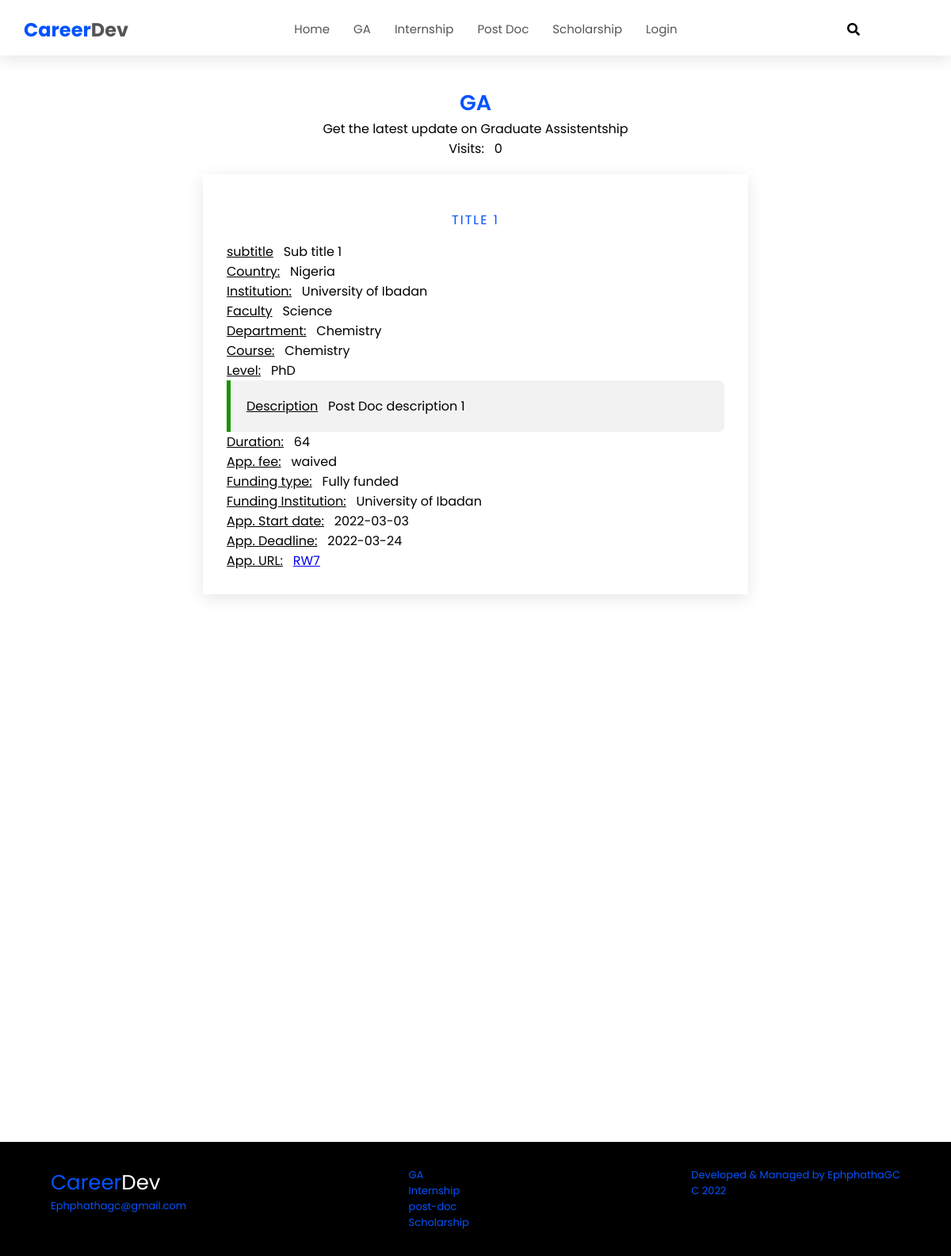
Screenshot of /graduateasst/details/1 with the database file from the repository.
### careerdev_package/models.py (models this page shows, shortened)
class PostModel(db.Model):
    id = db.Column(db.Integer, primary_key=True)
    user_id = db.Column(db.Integer, db.ForeignKey('user.id'))
    ga = db.Column(db.Text, nullable=False)
    title = db.Column(db.Text, nullable=False)
    subtitle = db.Column(db.Text, nullable=True)
    country = db.Column(db.Text, nullable=False)
    institution = db.Column(db.Text, nullable=False)
    faculty = db.Column(db.Text, nullable=False)
    department = db.Column(db.Text, nullable=True)
    course = db.Column(db.Text, nullable=True)
    level = db.Column(db.Text, nullable=True)
    description = db.Column(db.Text, nullable=False)
    duration = db.Column(db.Text, nullable=False)
    appfee = db.Column(db.Text, nullable=False)
    fund_type = db.Column(db.Text, nullable=False)
    fund_inst = db.Column(db.Text, nullable=False)
    app_url = db.Column(db.Text, nullable=False)
    app_short_url = db.Column(db.String(3), nullable=False)
    post_cat = db.Column(db.Text, nullable=False)
    app_sd =  db.Column(db.Text, nullable=False)
    app_ed =  db.Column(db.Text, nullable=False)
    visits = db.Column(db.Integer, default=0)
    date_created = db.Column(db.DateTime, default=datetime.now())
    date_updated = db.Column(db.DateTime, onupdate=datetime.now())

### careerdev_package/ga_ast.py (the view)
@ga_ast.get("/graduateasst/details/<id>")
def getSchPage(id):
    int_id = int(id)
    rpt1= int_id+1
    rpt2 = int_id+2
    rpt3 = int_id+3
    rpt4 = int_id+4
    rpt5 = int_id+5
    rpt6 = int_id+6
    ids = [rpt1,rpt2,rpt3,rpt4,rpt5,rpt6]
    singlePost = PostModel.query.filter_by(id=id).first()
    related_posts = PostModel.query.filter(PostModel.id.in_(ids)).all()
    if not singlePost:
        flash("Post does not exiast", category="error")
    else:
        return render_template('gaDetails.html', singlePost=singlePost, user=current_user, related_posts=related_posts)

### careerdev_package/templates/gaDetails.html (shortened to what this page needs)
{% extends "base.html" %}  {% block content %}
<section class="_section details-div" id="scholarships">
  <div class="title white" id="sch-title">
    <h2 class="titleText"><span>GA</span></h2>
    <p>Get the latest update on Graduate Assistentship</p>
    <p><span>Visits:</span> &nbsp; {{singlePost.visits}}</p>
  </div>
  <div class="post-details">
    <p>
      <center><span class="box-title">{{singlePost.title}}</span></center>
    </p>
    <p><span>subtitle</span> &nbsp; {{singlePost.subtitle}}</p>
    <p><span>Country:</span> &nbsp; {{singlePost.country}}</p>
    <p><span>Institution:</span> &nbsp; {{singlePost.institution}}</p>
    <p><span>Faculty</span> &nbsp; {{singlePost.faculty}}</p>
    <p><span>Department:</span> &nbsp; {{singlePost.department}}</p>
    <p><span>Course:</span> &nbsp; {{singlePost.course}}</p>
    <p><span>Level:</span> &nbsp; {{singlePost.level}}</p>
    <p class="description">
      <span>Description</span> &nbsp; {{singlePost.description}}
    </p>
    <p><span>Duration:</span> &nbsp; {{singlePost.duration}}</p>
    <p><span>App. fee:</span> &nbsp; {{singlePost.appfee}}</p>
    <p><span>Funding type:</span> &nbsp; {{singlePost.fund_type}}</p>
    <p><span>Funding Institution:</span> &nbsp; {{singlePost.fund_inst}}</p>
    <p class="startdate">
      <span>App. Start date:</span> &nbsp; {{singlePost.app_sd}}
    </p>
    <p class="deadline">
      <span>App. Deadline:</span> &nbsp; {{singlePost.app_ed}}
    </p>
    <p>
      <span>App. URL:</span> &nbsp;
      <a href="{{singlePost.app_url}}">{{singlePost.app_short_url}}</a>
    </p>
  </div>
</section>
{% endblock%}

### careerdev_package/static/base.css (style rules this page uses)
:root { --body-font: "Poppins", sans-serif; --h1-font-size: 2rem; --h2-font-size: 1.5rem; --h3-font-size: 1rem; --normal-font-size: 0.938rem; --small-font-size: 0.813rem; --smaller-font-size: 0.75rem; --primary-color: rgb(4, 83, 253); --color-white: #fff; --color-wheat: rgb(243, 242, 242); --color-grey: #555; --color-light-grey: rgb(179, 179, 179); --color-black: #000; --color-green: rgb(26, 148, 2); --color-red: rgb(255, 0, 0); }
* { margin: 0; padding: 0; box-sizing: border-box; font-family: var(--body-font); scroll-behavior: smooth; }
section { padding: 50px 50px 0 50px; }
.titleText { color: #555; font-size: 1.3em; font-weight: 600; }
.titleText span { color: var(--primary-color); font-weight: 600; font-size: 1.3em; }
.title { width: 100%; display: flex; justify-content: center; align-items: center; flex-direction: column; margin-top: 60px; }
.box-title { font-size: 1em; color: var(--primary-color); display: inline-block; padding: 5px 10px; margin: 10px; text-transform: uppercase; text-decoration: none; letter-spacing: 2px; border-radius: 5px; }
.details-div { width: 80%; margin: 0 auto; }
.post-details { text-align: left; width: 80%; margin: 20px auto; box-shadow: 0 5px 20px rgb(0, 0, 0, 0.1); padding: 30px; }
.description { background: var(--color-wheat); border-left: 5px solid var(--color-green); padding: 20px; border-radius: 0 7px 7px 0; }
.post-details p span { text-decoration: underline; }

### rows the page displays
PostModel: visits "0", title "TITLE 1", subtitle "Sub title 1", country "Nigeria", institution "University of Ibadan", faculty "Science", department "Chemistry", course "Chemistry", level "PhD", description "Post Doc description 1", duration "64", appfee "waived", fund_type "Fully funded", fund_inst "University of Ibadan", app_sd "2022-03-03", app_ed "2022-03-24", app_short_url "RW7"
